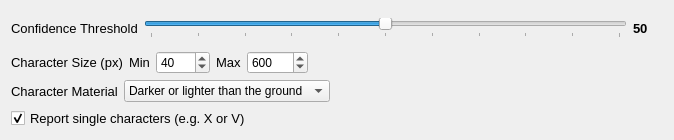
<?xml version="1.0" encoding="UTF-8"?>
<ui version="4.0">
 <class>GroundMessage</class>
 <widget class="QWidget" name="GroundMessage">
  <property name="geometry">
   <rect>
    <x>0</x>
    <y>0</y>
    <width>674</width>
    <height>140</height>
   </rect>
  </property>
  <property name="windowTitle">
   <string>Form</string>
  </property>
  <layout class="QVBoxLayout" name="verticalLayout">
   <item>
    <layout class="QHBoxLayout" name="confidenceLayout">
     <item>
      <widget class="QLabel" name="confidenceLabel">
       <property name="font">
        <font>
         <pointsize>10</pointsize>
        </font>
       </property>
       <property name="toolTip">
        <string>Minimum confidence for a message to be reported.
Confidence combines how character-like each shape is with how consistently the characters line up as a message.</string>
       </property>
       <property name="text">
        <string>Confidence Threshold</string>
       </property>
      </widget>
     </item>
     <item>
      <widget class="QSlider" name="confidenceSlider">
       <property name="toolTip">
        <string>Minimum confidence (0-100%) for a message to be reported.
• Default: 50%
• Lower values (30-45%): Report weaker candidates (more detections, more false positives)
• Medium values (45-60%): Balanced (recommended for most searches)
• Higher values (60-80%): Only report rows of clearly formed characters (fewer false positives)
Single characters (e.g. an X) score lower than multi-character messages, so very high thresholds report words only.</string>
       </property>
       <property name="minimum">
        <number>0</number>
       </property>
       <property name="maximum">
        <number>100</number>
       </property>
       <property name="pageStep">
        <number>5</number>
       </property>
       <property name="value">
        <number>50</number>
       </property>
       <property name="orientation">
        <enum>Qt::Horizontal</enum>
       </property>
       <property name="tickPosition">
        <enum>QSlider::TicksBelow</enum>
       </property>
       <property name="tickInterval">
        <number>10</number>
       </property>
      </widget>
     </item>
     <item>
      <widget class="QLabel" name="confidenceValueLabel">
       <property name="minimumSize">
        <size>
         <width>30</width>
         <height>0</height>
        </size>
       </property>
       <property name="font">
        <font>
         <pointsize>10</pointsize>
         <bold>true</bold>
        </font>
       </property>
       <property name="toolTip">
        <string>Current confidence threshold percentage.</string>
       </property>
       <property name="text">
        <string notr="true">50</string>
       </property>
      </widget>
     </item>
    </layout>
   </item>
   <item>
    <layout class="QHBoxLayout" name="charSizeLayout">
     <item>
      <widget class="QLabel" name="charSizeLabel">
       <property name="font">
        <font>
         <pointsize>10</pointsize>
        </font>
       </property>
       <property name="toolTip">
        <string>Expected size of one character in the image, in pixels (its longest side).
Character size in pixels = character size on the ground / ground sample distance (GSD).
Example: a 2 m (6.5 ft) letter photographed at 2 cm/pixel is about 100 pixels tall.</string>
       </property>
       <property name="text">
        <string>Character Size (px)</string>
       </property>
      </widget>
     </item>
     <item>
      <widget class="QLabel" name="minCharSizeLabel">
       <property name="font">
        <font>
         <pointsize>10</pointsize>
        </font>
       </property>
       <property name="text">
        <string>Min</string>
       </property>
      </widget>
     </item>
     <item>
      <widget class="QSpinBox" name="minCharSizeSpinBox">
       <property name="toolTip">
        <string>Smallest character to look for, in pixels of the original image.
• Default: 40
Characters smaller than about 40 pixels rarely have enough detail to be recognised as characters.</string>
       </property>
       <property name="minimum">
        <number>10</number>
       </property>
       <property name="maximum">
        <number>5000</number>
       </property>
       <property name="singleStep">
        <number>10</number>
       </property>
       <property name="value">
        <number>40</number>
       </property>
      </widget>
     </item>
     <item>
      <widget class="QLabel" name="maxCharSizeLabel">
       <property name="font">
        <font>
         <pointsize>10</pointsize>
        </font>
       </property>
       <property name="text">
        <string>Max</string>
       </property>
      </widget>
     </item>
     <item>
      <widget class="QSpinBox" name="maxCharSizeSpinBox">
       <property name="toolTip">
        <string>Largest character to look for, in pixels of the original image.
• Default: 600
A wider range takes longer to process and can increase false positives.</string>
       </property>
       <property name="minimum">
        <number>20</number>
       </property>
       <property name="maximum">
        <number>10000</number>
       </property>
       <property name="singleStep">
        <number>50</number>
       </property>
       <property name="value">
        <number>600</number>
       </property>
      </widget>
     </item>
     <item>
      <spacer name="charSizeSpacer">
       <property name="orientation">
        <enum>Qt::Horizontal</enum>
       </property>
       <property name="sizeHint" stdset="0">
        <size>
         <width>40</width>
         <height>20</height>
        </size>
       </property>
      </spacer>
     </item>
    </layout>
   </item>
   <item>
    <layout class="QHBoxLayout" name="polarityLayout">
     <item>
      <widget class="QLabel" name="polarityLabel">
       <property name="font">
        <font>
         <pointsize>10</pointsize>
        </font>
       </property>
       <property name="toolTip">
        <string>Whether the material the characters are made of is darker or lighter than the ground around it.</string>
       </property>
       <property name="text">
        <string>Character Material</string>
       </property>
      </widget>
     </item>
     <item>
      <widget class="QComboBox" name="polarityComboBox">
       <property name="toolTip">
        <string>Whether the characters are darker or lighter than the ground around them.
• Darker or lighter: Search for both (default; slower)
• Darker than the ground: e.g. branches or logs on snow, sand or dry grass
• Lighter than the ground: e.g. pale rocks or bright clothing on soil or vegetation</string>
       </property>
       <item>
        <property name="text">
         <string>Darker or lighter than the ground</string>
        </property>
       </item>
       <item>
        <property name="text">
         <string>Darker than the ground</string>
        </property>
       </item>
       <item>
        <property name="text">
         <string>Lighter than the ground</string>
        </property>
       </item>
      </widget>
     </item>
     <item>
      <spacer name="polaritySpacer">
       <property name="orientation">
        <enum>Qt::Horizontal</enum>
       </property>
       <property name="sizeHint" stdset="0">
        <size>
         <width>40</width>
         <height>20</height>
        </size>
       </property>
      </spacer>
     </item>
    </layout>
   </item>
   <item>
    <widget class="QCheckBox" name="singleCharactersCheckBox">
     <property name="font">
      <font>
       <pointsize>10</pointsize>
      </font>
     </property>
     <property name="toolTip">
      <string>Also report a single, isolated character such as an X or V (international ground-to-air signals).
A lone character is harder to tell apart from crossed branches than a whole word, so this can add false positives.</string>
     </property>
     <property name="text">
      <string>Report single characters (e.g. X or V)</string>
     </property>
     <property name="checked">
      <bool>true</bool>
     </property>
    </widget>
   </item>
  </layout>
 </widget>
 <resources/>
 <connections/>
</ui>
